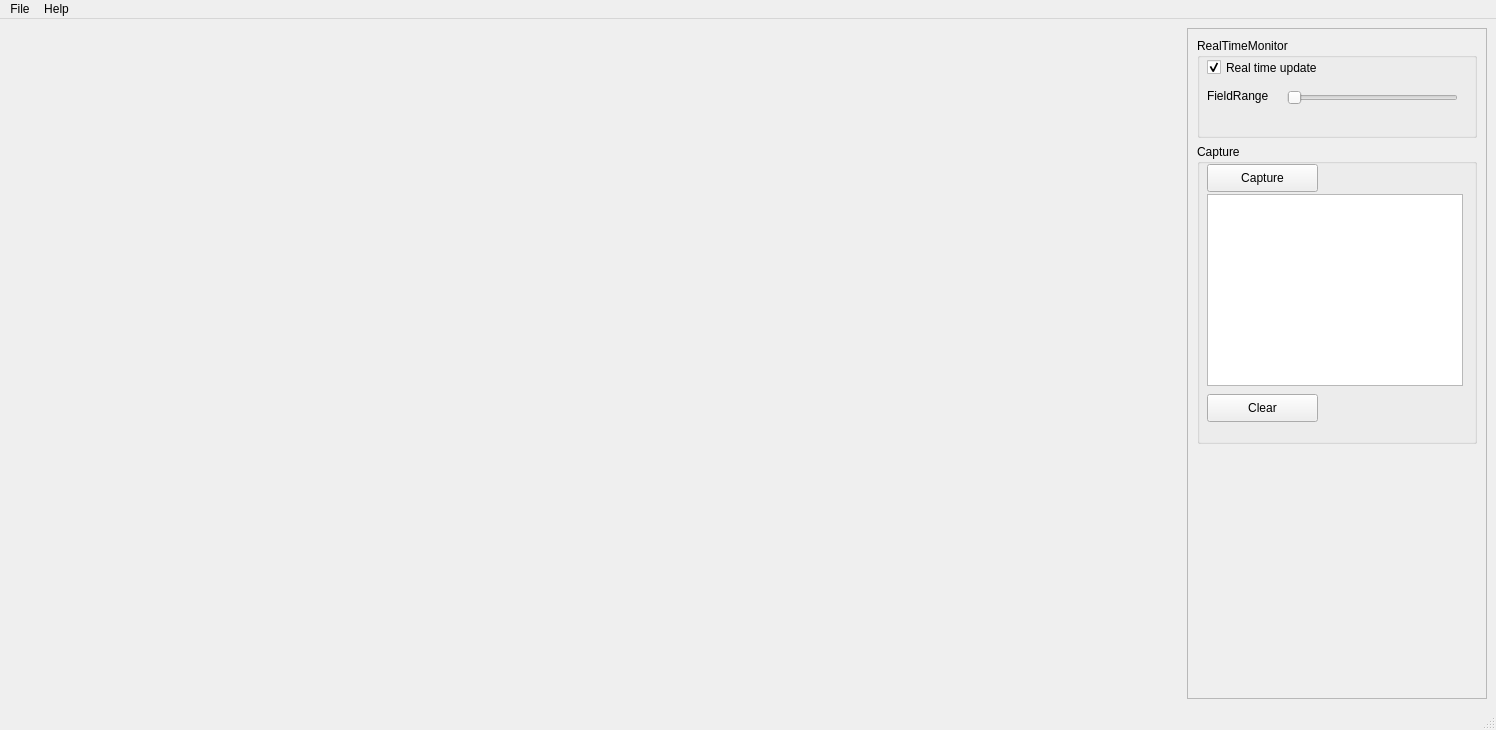
<?xml version="1.0" encoding="UTF-8"?>
<ui version="4.0">
 <class>MainWindow</class>
 <widget class="QMainWindow" name="MainWindow">
  <property name="geometry">
   <rect>
    <x>0</x>
    <y>0</y>
    <width>1496</width>
    <height>730</height>
   </rect>
  </property>
  <property name="windowTitle">
   <string>MainWindow</string>
  </property>
  <widget class="QWidget" name="centralwidget">
   <layout class="QHBoxLayout" name="horizontalLayout_2">
    <item>
     <widget class="QVTKWidget" name="widgetView1" native="true"/>
    </item>
    <item>
     <widget class="QVTKWidget" name="widgetView2" native="true">
      <property name="minimumSize">
       <size>
        <width>0</width>
        <height>100</height>
       </size>
      </property>
     </widget>
    </item>
    <item>
     <widget class="QFrame" name="frameMainControl">
      <property name="sizePolicy">
       <sizepolicy hsizetype="Fixed" vsizetype="Preferred">
        <horstretch>0</horstretch>
        <verstretch>0</verstretch>
       </sizepolicy>
      </property>
      <property name="minimumSize">
       <size>
        <width>300</width>
        <height>0</height>
       </size>
      </property>
      <property name="maximumSize">
       <size>
        <width>300</width>
        <height>16777215</height>
       </size>
      </property>
      <property name="frameShape">
       <enum>QFrame::StyledPanel</enum>
      </property>
      <property name="frameShadow">
       <enum>QFrame::Raised</enum>
      </property>
      <layout class="QVBoxLayout" name="verticalLayout">
       <item>
        <widget class="QGroupBox" name="groupBoxRealTime">
         <property name="minimumSize">
          <size>
           <width>0</width>
           <height>100</height>
          </size>
         </property>
         <property name="title">
          <string>RealTimeMonitor</string>
         </property>
         <widget class="QSlider" name="fieldValueSlider">
          <property name="geometry">
           <rect>
            <x>90</x>
            <y>50</y>
            <width>171</width>
            <height>20</height>
           </rect>
          </property>
          <property name="minimum">
           <number>5</number>
          </property>
          <property name="maximum">
           <number>50</number>
          </property>
          <property name="orientation">
           <enum>Qt::Horizontal</enum>
          </property>
         </widget>
         <widget class="QLabel" name="labelFiledRange">
          <property name="geometry">
           <rect>
            <x>10</x>
            <y>50</y>
            <width>71</width>
            <height>16</height>
           </rect>
          </property>
          <property name="text">
           <string>FieldRange</string>
          </property>
         </widget>
         <widget class="QCheckBox" name="realTimeUpdateCheckBox">
          <property name="geometry">
           <rect>
            <x>10</x>
            <y>20</y>
            <width>141</width>
            <height>19</height>
           </rect>
          </property>
          <property name="text">
           <string>Real time update</string>
          </property>
          <property name="checked">
           <bool>true</bool>
          </property>
         </widget>
         <zorder>fieldValueSlider</zorder>
         <zorder>labelFiledRange</zorder>
         <zorder>realTimeUpdateCheckBox</zorder>
         <zorder>verticalSpacer</zorder>
        </widget>
       </item>
       <item>
        <widget class="QGroupBox" name="groupBoxCapture">
         <property name="minimumSize">
          <size>
           <width>0</width>
           <height>300</height>
          </size>
         </property>
         <property name="title">
          <string>Capture</string>
         </property>
         <widget class="QPushButton" name="captureButton">
          <property name="geometry">
           <rect>
            <x>10</x>
            <y>20</y>
            <width>111</width>
            <height>28</height>
           </rect>
          </property>
          <property name="text">
           <string>Capture</string>
          </property>
         </widget>
         <widget class="QPushButton" name="clearButton">
          <property name="geometry">
           <rect>
            <x>10</x>
            <y>250</y>
            <width>111</width>
            <height>28</height>
           </rect>
          </property>
          <property name="text">
           <string>Clear</string>
          </property>
         </widget>
         <widget class="QListWidget" name="capturedList">
          <property name="geometry">
           <rect>
            <x>10</x>
            <y>50</y>
            <width>256</width>
            <height>192</height>
           </rect>
          </property>
         </widget>
        </widget>
       </item>
       <item>
        <spacer name="verticalSpacer">
         <property name="orientation">
          <enum>Qt::Vertical</enum>
         </property>
         <property name="sizeHint" stdset="0">
          <size>
           <width>20</width>
           <height>40</height>
          </size>
         </property>
        </spacer>
       </item>
      </layout>
     </widget>
    </item>
   </layout>
  </widget>
  <widget class="QMenuBar" name="menubar">
   <property name="geometry">
    <rect>
     <x>0</x>
     <y>0</y>
     <width>1496</width>
     <height>29</height>
    </rect>
   </property>
   <widget class="QMenu" name="menuFile">
    <property name="title">
     <string>File</string>
    </property>
    <addaction name="actionOpen"/>
    <addaction name="separator"/>
    <addaction name="actionExit"/>
   </widget>
   <widget class="QMenu" name="menuHelp">
    <property name="title">
     <string>Help</string>
    </property>
    <addaction name="actionAbout"/>
   </widget>
   <addaction name="menuFile"/>
   <addaction name="menuHelp"/>
  </widget>
  <widget class="QStatusBar" name="statusbar"/>
  <action name="actionOpen">
   <property name="text">
    <string>Open</string>
   </property>
  </action>
  <action name="actionSave">
   <property name="text">
    <string>Save</string>
   </property>
  </action>
  <action name="actionAbout">
   <property name="text">
    <string>About</string>
   </property>
  </action>
  <action name="actionExit">
   <property name="text">
    <string>Exit</string>
   </property>
  </action>
 </widget>
 <customwidgets>
  <customwidget>
   <class>QVTKWidget</class>
   <extends>QWidget</extends>
   <header>qvtkwidget.h</header>
  </customwidget>
 </customwidgets>
 <resources/>
 <connections>
  <connection>
   <sender>actionExit</sender>
   <signal>triggered()</signal>
   <receiver>MainWindow</receiver>
   <slot>close()</slot>
   <hints>
    <hint type="sourcelabel">
     <x>-1</x>
     <y>-1</y>
    </hint>
    <hint type="destinationlabel">
     <x>529</x>
     <y>337</y>
    </hint>
   </hints>
  </connection>
 </connections>
</ui>
